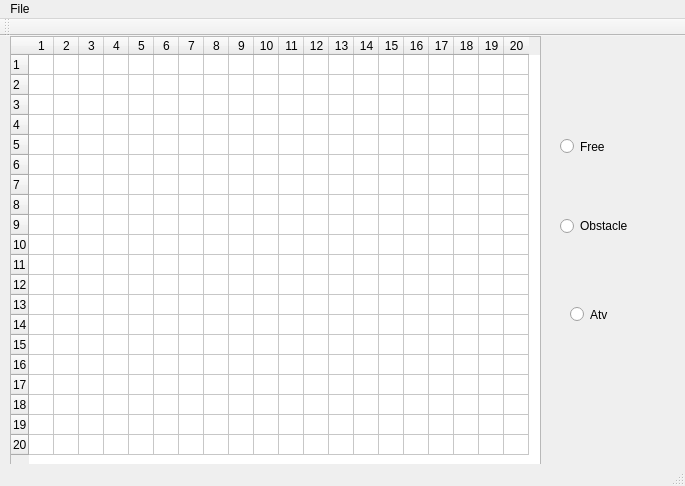
<?xml version="1.0" encoding="UTF-8"?>
<ui version="4.0">
 <class>MainWindow</class>
 <widget class="QMainWindow" name="MainWindow">
  <property name="geometry">
   <rect>
    <x>0</x>
    <y>0</y>
    <width>685</width>
    <height>486</height>
   </rect>
  </property>
  <property name="windowTitle">
   <string>MainWindow</string>
  </property>
  <widget class="QWidget" name="centralWidget">
   <widget class="QTableWidget" name="tableWidget">
    <property name="geometry">
     <rect>
      <x>10</x>
      <y>0</y>
      <width>531</width>
      <height>431</height>
     </rect>
    </property>
    <property name="rowCount">
     <number>20</number>
    </property>
    <property name="columnCount">
     <number>20</number>
    </property>
    <attribute name="horizontalHeaderDefaultSectionSize">
     <number>25</number>
    </attribute>
    <attribute name="horizontalHeaderMinimumSectionSize">
     <number>25</number>
    </attribute>
    <attribute name="verticalHeaderDefaultSectionSize">
     <number>20</number>
    </attribute>
    <row>
     <property name="text">
      <string>1</string>
     </property>
    </row>
    <row>
     <property name="text">
      <string>2</string>
     </property>
    </row>
    <row>
     <property name="text">
      <string>3</string>
     </property>
    </row>
    <row>
     <property name="text">
      <string>4</string>
     </property>
    </row>
    <row>
     <property name="text">
      <string>5</string>
     </property>
    </row>
    <row>
     <property name="text">
      <string>6</string>
     </property>
    </row>
    <row>
     <property name="text">
      <string>7</string>
     </property>
    </row>
    <row>
     <property name="text">
      <string>8</string>
     </property>
    </row>
    <row/>
    <row/>
    <row/>
    <row/>
    <row/>
    <row/>
    <row/>
    <row/>
    <row/>
    <row/>
    <row/>
    <row/>
    <column>
     <property name="text">
      <string>1</string>
     </property>
    </column>
    <column>
     <property name="text">
      <string>2</string>
     </property>
    </column>
    <column>
     <property name="text">
      <string>3</string>
     </property>
    </column>
    <column>
     <property name="text">
      <string>4</string>
     </property>
    </column>
    <column>
     <property name="text">
      <string>5</string>
     </property>
    </column>
    <column>
     <property name="text">
      <string>6</string>
     </property>
    </column>
    <column>
     <property name="text">
      <string>7</string>
     </property>
    </column>
    <column>
     <property name="text">
      <string>8</string>
     </property>
    </column>
    <column>
     <property name="text">
      <string>9</string>
     </property>
    </column>
    <column>
     <property name="text">
      <string>10</string>
     </property>
    </column>
    <column/>
    <column/>
    <column/>
    <column/>
    <column/>
    <column/>
    <column/>
    <column/>
    <column/>
    <column/>
   </widget>
   <widget class="QRadioButton" name="radioButton">
    <property name="geometry">
     <rect>
      <x>560</x>
      <y>100</y>
      <width>82</width>
      <height>21</height>
     </rect>
    </property>
    <property name="text">
     <string>Free</string>
    </property>
   </widget>
   <widget class="QRadioButton" name="radioButton_2">
    <property name="geometry">
     <rect>
      <x>560</x>
      <y>180</y>
      <width>81</width>
      <height>20</height>
     </rect>
    </property>
    <property name="text">
     <string>Obstacle</string>
    </property>
   </widget>
   <widget class="QRadioButton" name="radioButton_3">
    <property name="geometry">
     <rect>
      <x>570</x>
      <y>270</y>
      <width>82</width>
      <height>17</height>
     </rect>
    </property>
    <property name="text">
     <string>Atv</string>
    </property>
   </widget>
   <zorder>radioButton_3</zorder>
   <zorder>tableWidget</zorder>
   <zorder>radioButton</zorder>
   <zorder>radioButton_2</zorder>
  </widget>
  <widget class="QMenuBar" name="menuBar">
   <property name="geometry">
    <rect>
     <x>0</x>
     <y>0</y>
     <width>685</width>
     <height>21</height>
    </rect>
   </property>
   <widget class="QMenu" name="menuFile">
    <property name="title">
     <string>File</string>
    </property>
    <addaction name="actionClear"/>
    <addaction name="actionLoad"/>
    <addaction name="actionSave"/>
    <addaction name="actionExit"/>
   </widget>
   <addaction name="menuFile"/>
  </widget>
  <widget class="QToolBar" name="mainToolBar">
   <attribute name="toolBarArea">
    <enum>TopToolBarArea</enum>
   </attribute>
   <attribute name="toolBarBreak">
    <bool>false</bool>
   </attribute>
  </widget>
  <widget class="QStatusBar" name="statusBar"/>
  <action name="actionExit">
   <property name="text">
    <string>Exit</string>
   </property>
  </action>
  <action name="actionLoad">
   <property name="text">
    <string>Load</string>
   </property>
  </action>
  <action name="actionSave">
   <property name="text">
    <string>Save</string>
   </property>
  </action>
  <action name="actionClear">
   <property name="text">
    <string>Clear</string>
   </property>
  </action>
 </widget>
 <layoutdefault spacing="6" margin="11"/>
 <resources/>
 <connections/>
</ui>
